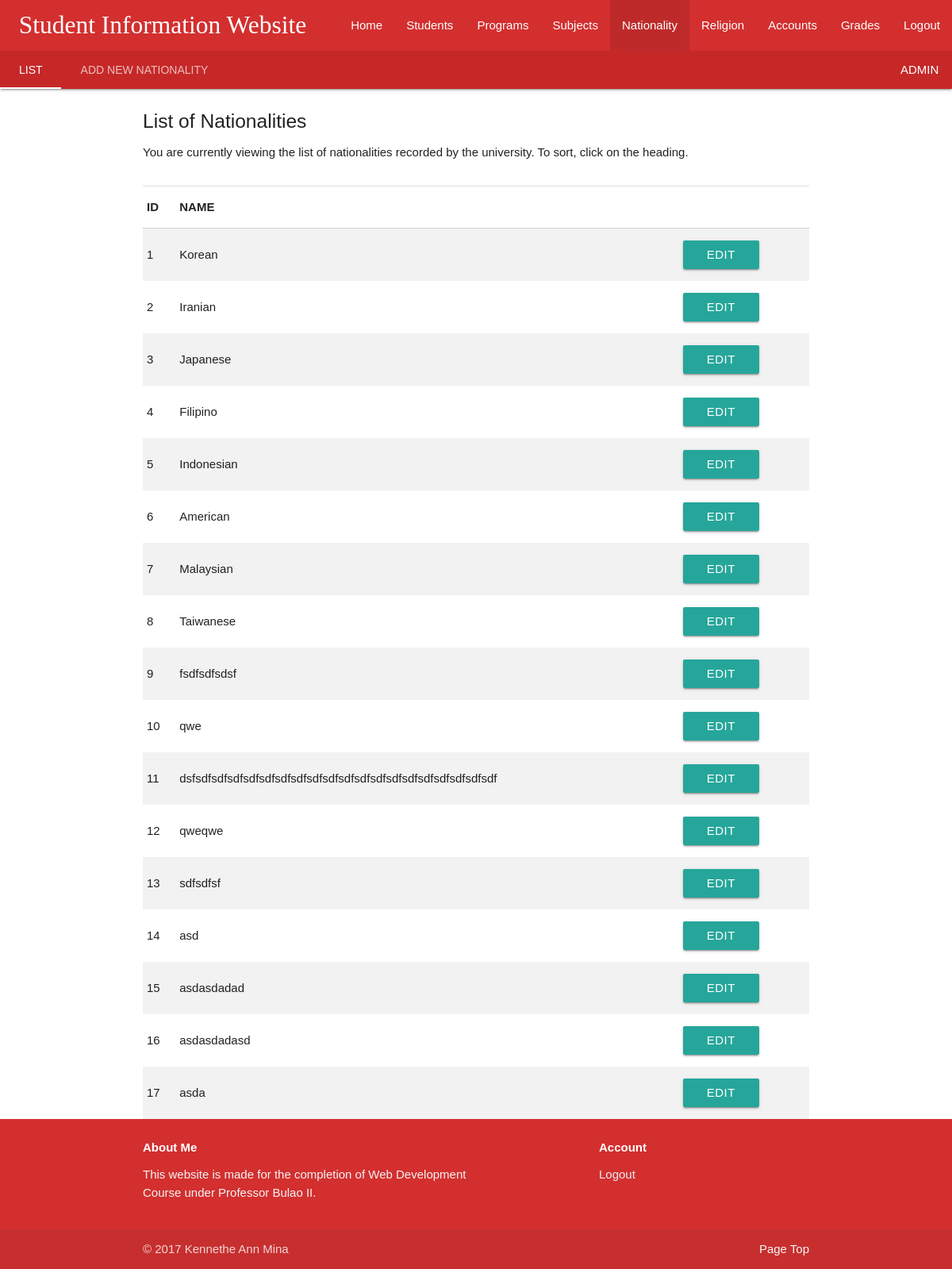
Screenshot of /MINA/pages/nationality.php (signed in) with the database file from the repository.
### tables this page shows
CREATE TABLE `account` (
  `id` int(11) NOT NULL AUTO_INCREMENT,
  `uname` varchar(20) DEFAULT NULL,
  `pword` varchar(256) DEFAULT NULL,
  `description` varchar(120) DEFAULT NULL,
  `active` tinyint(4) DEFAULT NULL,
  `permitstudent` char(4) DEFAULT NULL,
  `permitprogram` char(6) DEFAULT NULL,
  `permitsubject` char(3) DEFAULT NULL,
  `permitnationality` char(3) DEFAULT NULL,
  `permitreligion` char(3) DEFAULT NULL,
  `permitaccounts` char(3) DEFAULT NULL,
  `permitgrades` char(3) DEFAULT NULL,
  `addedon` timestamp NULL DEFAULT NULL,
  `addedby_id` int(11) DEFAULT NULL,
  `modified_on` datetime DEFAULT NULL,
  `modifiedby_id` int(11) DEFAULT NULL,
  PRIMARY KEY (`id`)
);

CREATE TABLE `nationality` (
  `name` varchar(60) DEFAULT NULL,
  `id` int(11) NOT NULL AUTO_INCREMENT,
  PRIMARY KEY (`id`)
);

### MINA/commands/session.php (called while the page is built, shortened)
<?php
	include('databaseinfo.php');
	$check_user = $_SESSION['login_user'];
	$sql_session = mysqli_query($conn, "SELECT uname FROM account WHERE uname = '$check_user'");
	$row = mysqli_fetch_array($sql_session);
	$log_session = $row['uname'];
?>

### MINA/commands/permissions.php (called while the page is built, shortened)
<?php
	$query = "SELECT * FROM account WHERE uname = '$log_session'";
	$result = mysqli_query($conn, $query);
	$row = mysqli_fetch_assoc($result);
	$permitnationality = $row['permitnationality'];
	$str_nation = str_split($permitnationality);
	$nationalityadd = $str_nation[1];
	$nationalityedit = $str_nation[2];
?>

### MINA/pages/nationality.php (the view, shortened to what this page needs)
<?php
  include('../commands/session.php');
  include('../commands/permissions.php');
?>
<!DOCTYPE html>
<html>
<head>
    <link type="text/css" rel="stylesheet" href="../materialize/css/materialize.min.css"  media="screen,projection"/>
    <link type="text/css" rel="stylesheet" href="../materialize/css/fonts.css"  media="screen,projection"/>
</head>
<body>
	<header>
		<nav class="nav-extended">
    		<div class="nav-wrapper red darken-2">
      			<a href="#" class="brand-logo toplogo"> &nbsp;&nbsp; Student Information Website</a>
        		<ul id="nav-mobile" class="right hide-on-med-and-down">
        			<li><a href="home.php">Home</a></li>
              <li><a href="students.php">Students</a></li>
              <li><a href="programs.php">Programs</a></li>
              <li><a href="subjects.php">Subjects</a></li>
              <li class="active"><a href="nationality.php">Nationality</a></li>
              <li><a href="religion.php">Religion</a></li>
              <li><a href="accounts.php">Accounts</a></li>
              <li><a href="grades.php">Grades</a></li>
              <li><a href="../commands/logout.php">Logout</a></li>
      			</ul>
    		</div>
    		<div class="nav-content red darken-3">
      			<ul class="tabs tabs-transparent">
        			<li class="tab"><a href="#list">List</a></li>
              <?php
                if($nationalityadd == 1) {
                  echo '<li class="tab"><a href="#add">Add New Nationality</a></li>';
                } else {
                  echo '<li class="tab disabled"><a href="#add">Add New Nationality</a></li>';
                }
              ?>
        			<span style="float: right;" class="tab"><?php echo $log_session; ?> &nbsp;&nbsp;&nbsp;</span>
      			</ul>
    		</div>
  		</nav>
	</header>
	<main>
    <div id="list" class="col s12">
     <div class="container">
        <div class="section">
          <h5>List of Nationalities</h5>
          <p>You are currently viewing the list of nationalities recorded by the university. To sort, click on the heading.</p>
        </div>
        <div class="divider"></div>
        <?php
          include('../commands/databaseinfo.php');
          $sql = "SELECT * FROM nationality ORDER BY id";
          $result = mysqli_query($conn, $sql);
          echo '
            <table id="dtable" class="sortable striped">
              <thead>
                <tr>
                  <th> ID </th>
                  <th> NAME </th>
                </tr>
              </thead>
              <tbody>
          ';
          if( $result->num_rows > 0) {
            while($row = $result->fetch_assoc()) {
              echo "
                <tr>
                  <td> {$row['id']}</td>
                  <td> {$row['name']}</td>";
              if($nationalityedit == 1) {
                echo "<td> <a class='modal-trigger waves-effect waves-light btn' href='#edit' onclick='editcell(this)'>Edit</a>  </td>";
              }
              echo "</tr>";
            }
            echo '</tbody></table></td></tr></center>';
          } else {
            echo "0 results";
          }
        ?>
      </div>
    </div>
	</main>
</body>
<footer class="page-footer red darken-2">
    <div class="container">
      <div class="row">
          <div class="col l6 s12">
            <h6 class="white-text"><b>About Me</b></h6>
            <p class="grey-text text-lighten-4">This website is made for the completion of Web Development Course under Professor Bulao II.</p>
          </div>
          <div class="col l4 offset-l2 s12">
            <h6 class="white-text"><b>Account</b></h6>
            <ul>
              <li><a class="grey-text text-lighten-3" href="../commands/logout.php">Logout</a></li>
            </ul>
          </div>
      </div>
      </div>
      <div class="footer-copyright">
      <div class="container">© 2017 Kennethe Ann Mina<a class="grey-text text-lighten-4 right" href="#top">Page Top</a></div>
  </div>
</footer>
</html>

### MINA/pages/nationality.php (style rules this page uses)
html { font-family: GillSans, Calibri, Trebuchet, sans-serif; }
.toplogo { font-family: 'Keania One', cursive; }
body { display: flex; min-height: 100vh; flex-direction: column; }
main { flex: 1 0 auto; }

### rows the page displays
account: uname "ADMIN"
nationality: id "1", name "Korean"
nationality: id "2", name "Iranian"
nationality: id "3", name "Japanese"
nationality: id "4", name "Filipino"
nationality: id "5", name "Indonesian"
nationality: id "6", name "American"
nationality: id "7", name "Malaysian"
nationality: id "8", name "Taiwanese"
nationality: id "9", name "fsdfsdfsdsf"
nationality: id "10", name "qwe"
nationality: id "11", name "dsfsdfsdfsdfsdfsdfsdfsdfsdfsdfsdfsdfsdfsdfsdfsdfsdfsdfsdfsdf"
nationality: id "12", name "qweqwe"
nationality: id "13", name "sdfsdfsf"
nationality: id "14", name "asd"
nationality: id "15", name "asdasdadad"
nationality: id "16", name "asdasdadasd"
nationality: id "17", name "asda"
